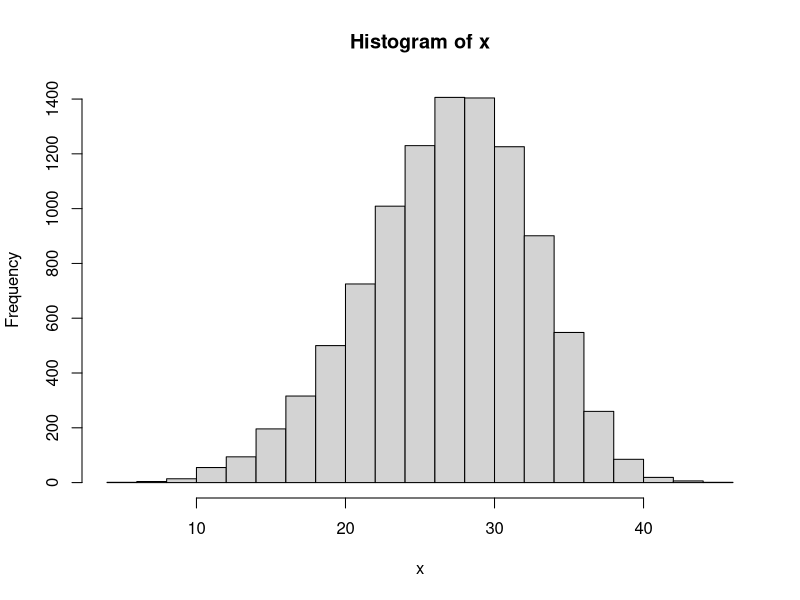

This figure's R source:
fit_weibull_3quantiles <- function(q025_target = 14, 
                                   q50_target = 29, 
                                   q975_target = 36) {
  
  # Objective: sum of squared differences from target quantiles
  obj_fun <- function(log_par) {
    # Exponentiate to ensure positivity
    shape <- exp(log_par[1])
    scale <- exp(log_par[2])
    
    # Calculate quantiles
    q025  <- qweibull(0.025, shape = shape, scale = scale)
    q50   <- qweibull(0.50,  shape = shape, scale = scale)
    q975  <- qweibull(0.975, shape = shape, scale = scale)
    
    # Sum of squared errors
    sse <- (q025 - q025_target)^2 + 
      (q50  - q50_target)^2  + 
      (q975 - q975_target)^2
    
    return(sse)
  }
  
  init_guess <- c(log(1.5), log(20))  # a rough guess
  fit <- optim(par = init_guess, fn = obj_fun, method = "BFGS")
  
  shape_hat <- exp(fit$par[1])
  scale_hat <- exp(fit$par[2])
  
  # Inspect final quantiles
  q025_hat  <- qweibull(0.025, shape = shape_hat, scale = scale_hat)
  q50_hat   <- qweibull(0.50,  shape = shape_hat, scale = scale_hat)
  q975_hat  <- qweibull(0.975, shape = shape_hat, scale = scale_hat)
  
  return(list(
    shape    = shape_hat,
    scale    = scale_hat,
    sse      = fit$value,
    q025_fit = q025_hat,
    q50_fit  = q50_hat,
    q975_fit = q975_hat,
    converged = fit$convergence == 0
  ))
}

## Example usage
weibull_fit <- fit_weibull_3quantiles()
weibull_fit

x <- rweibull(10000, shape = weibull_fit$shape, scale = weibull_fit$scale)
hist(x, breaks = 20)
sum(x < 14)
sum(x < 29)
sum(x < 36)
